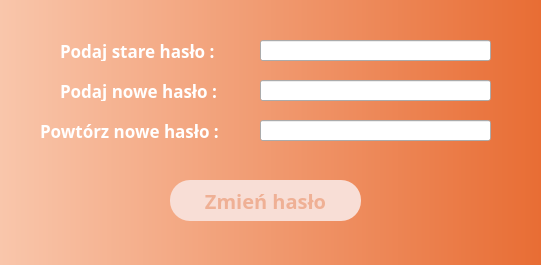
<?xml version="1.0" encoding="UTF-8"?>
<ui version="4.0">
 <class>MainWindow</class>
 <widget class="QMainWindow" name="MainWindow">
  <property name="geometry">
   <rect>
    <x>0</x>
    <y>0</y>
    <width>541</width>
    <height>265</height>
   </rect>
  </property>
  <property name="minimumSize">
   <size>
    <width>380</width>
    <height>190</height>
   </size>
  </property>
  <property name="maximumSize">
   <size>
    <width>999</width>
    <height>999</height>
   </size>
  </property>
  <property name="windowTitle">
   <string>Zmień hasło</string>
  </property>
  <property name="styleSheet">
   <string notr="true">#MainWindow{
background-color: qlineargradient(spread:pad, x1:0, y1:0, x2:1, y2:0, stop:0 rgba(249, 198, 171, 255), stop:1 rgba(232, 109, 52, 255));
font: bold 20pt &quot;Routed Gothic&quot;;
border-radius: 35px;
}
#centralwidget{
background-color: qlineargradient(spread:pad, x1:0, y1:0, x2:1, y2:0, stop:0 rgba(249, 198, 171, 255), stop:1 rgba(232, 109, 52, 255));
}
#button_confirm{
background-color: rgb(248, 222, 214);
border-radius: 20px;
font: bold 15pt &quot;Routed Gothic&quot;;
color: rgba(224,102,46,99)
}
#button_confirm:hover {
background-color: rgba(228, 78, 9, 255);
color: white
}
#label_S_haslo{
border-radius: 35px;
font: bold 13pt &quot;Routed Gothic&quot;;
color:white
}
#label_N_haslo{
border-radius: 35px;
font: bold 13pt &quot;Routed Gothic&quot;;
color:white
}
#label_N2_haslo{
border-radius: 35px;
font: bold 13pt &quot;Routed Gothic&quot;;
color:white
}
lineEdit_email{

}

</string>
  </property>
  <widget class="QWidget" name="centralwidget">
   <widget class="QLabel" name="label_S_haslo">
    <property name="geometry">
     <rect>
      <x>60</x>
      <y>40</y>
      <width>181</width>
      <height>21</height>
     </rect>
    </property>
    <property name="font">
     <font>
      <family>Routed Gothic</family>
      <pointsize>13</pointsize>
      <weight>75</weight>
      <italic>false</italic>
      <bold>true</bold>
     </font>
    </property>
    <property name="layoutDirection">
     <enum>Qt::LeftToRight</enum>
    </property>
    <property name="text">
     <string>Podaj stare hasło :</string>
    </property>
   </widget>
   <widget class="QLabel" name="label_N_haslo">
    <property name="geometry">
     <rect>
      <x>60</x>
      <y>80</y>
      <width>181</width>
      <height>21</height>
     </rect>
    </property>
    <property name="font">
     <font>
      <family>Routed Gothic</family>
      <pointsize>13</pointsize>
      <weight>75</weight>
      <italic>false</italic>
      <bold>true</bold>
     </font>
    </property>
    <property name="layoutDirection">
     <enum>Qt::LeftToRight</enum>
    </property>
    <property name="text">
     <string>Podaj nowe hasło :</string>
    </property>
   </widget>
   <widget class="QLabel" name="label_N2_haslo">
    <property name="geometry">
     <rect>
      <x>40</x>
      <y>120</y>
      <width>211</width>
      <height>21</height>
     </rect>
    </property>
    <property name="font">
     <font>
      <family>Routed Gothic</family>
      <pointsize>13</pointsize>
      <weight>75</weight>
      <italic>false</italic>
      <bold>true</bold>
     </font>
    </property>
    <property name="layoutDirection">
     <enum>Qt::LeftToRight</enum>
    </property>
    <property name="text">
     <string>Powtórz nowe hasło :</string>
    </property>
   </widget>
   <widget class="QLineEdit" name="lineEdit_old_pass">
    <property name="geometry">
     <rect>
      <x>260</x>
      <y>40</y>
      <width>231</width>
      <height>21</height>
     </rect>
    </property>
    <property name="text">
     <string/>
    </property>
    <property name="echoMode">
     <enum>QLineEdit::Password</enum>
    </property>
   </widget>
   <widget class="QLineEdit" name="lineEdit_new_pass1">
    <property name="geometry">
     <rect>
      <x>260</x>
      <y>80</y>
      <width>231</width>
      <height>21</height>
     </rect>
    </property>
    <property name="echoMode">
     <enum>QLineEdit::Password</enum>
    </property>
   </widget>
   <widget class="QLineEdit" name="lineEdit_new_pass2">
    <property name="geometry">
     <rect>
      <x>260</x>
      <y>120</y>
      <width>231</width>
      <height>21</height>
     </rect>
    </property>
    <property name="echoMode">
     <enum>QLineEdit::Password</enum>
    </property>
   </widget>
   <widget class="QPushButton" name="button_confirm">
    <property name="geometry">
     <rect>
      <x>170</x>
      <y>180</y>
      <width>191</width>
      <height>41</height>
     </rect>
    </property>
    <property name="font">
     <font>
      <family>Routed Gothic</family>
      <pointsize>15</pointsize>
      <weight>75</weight>
      <italic>false</italic>
      <bold>true</bold>
     </font>
    </property>
    <property name="text">
     <string>Zmień hasło</string>
    </property>
   </widget>
  </widget>
 </widget>
 <resources/>
 <connections/>
</ui>
